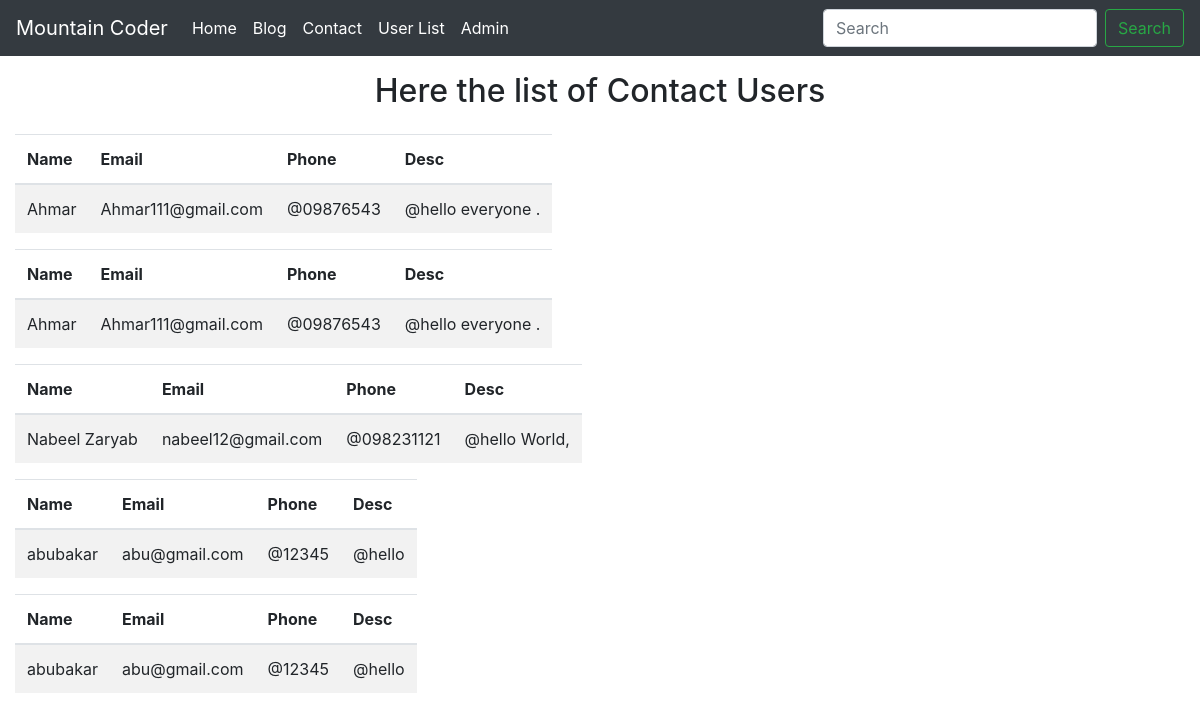
The page /user/ on the database its author committed.
### blog/models.py (models this page shows)
class Contact(models.Model):
    name = models.CharField(max_length= 25)
    email = models.EmailField()
    phone = models.CharField(max_length=100)
    desc = models.TextField()

### blog/views.py (the view)
# urls.py: path('user/', views.user, name='user'),
def user(request):
    contacts = Contact.objects.all()
    context = {'users': contacts}
    return render(request, 'userData.html',context)

### templates/userData.html
{% extends 'base.html' %}
{% block body%}
<h2 class="text-center px-3 py-3">Here the list of Contact Users </h2>
<div class=" container-fluid">
    {% for contact in users %}
        <table class="table table-striped table-responsive">
  <thead class="">
    <tr >
      <th scope="col">Name</th>
      <th scope="col">Email</th>
      <th scope="col">Phone</th>
        <th scope="col">Desc</th>
    </tr>
  </thead>
  <tbody>
    <tr>
      <td>{{contact.name }}</td>
      <td>{{contact.email }}</td>
      <td>@{{contact.phone }}</td>
      <td>@{{contact.desc }}</td>
  </tbody>
</table>
    {% endfor %}
</div>
{% endblock body %}

### templates/base.html (shortened to what this page needs)
{% load static %}
<!doctype html>
<html lang="en">
  <head>
<link rel="stylesheet" href="{% static 'css/main.css' %}">
    <link rel="stylesheet" href="https://cdn.jsdelivr.net/npm/bootstrap@4.6.2/dist/css/bootstrap.min.css">
  </head>
  <body>
    <nav class="navbar navbar-expand-lg navbar-light bg-dark ">
  <a class="navbar-brand text-white" href="#">Mountain Coder</a>
  <div class="collapse navbar-collapse" id="navbarSupportedContent">
    <ul class="navbar-nav mr-auto">
      <li class="nav-item active">
        <a class="nav-link text-white" href="/">Home <span class="sr-only">(current)</span></a>
      </li>
      <li class="nav-item">
        <a class="nav-link text-white" href="/bloghome/">Blog</a>
      </li>
        <li class="nav-item active">
        <a class="nav-link text-white" href="/contact/">Contact <span class="sr-only">(current)</span></a>
      </li>
         <li class="nav-item active">
        <a class="nav-link text-white" href="/user/">User List <span class="sr-only">(current)</span></a>
      </li>
              <li class="nav-item">
        <a class="nav-link text-white" href="/admin">Admin</a>
      </li>
    </ul>
    <form method="get" action="/search/" class="form-inline my-2 my-lg-0">
      <input class="form-control mr-sm-2" type="search" placeholder="Search" aria-label="Search">
      <button class="btn btn-outline-success my-2 my-sm-0" type="submit">Search</button>
    </form>
  </div>
</nav>
     {% block body %}
  {% endblock body %}
  </body>
</html>

### rows shown on the page
Contact: name "Ahmar", email "Ahmar111@gmail.com", phone "09876543", desc "hello everyone ."
Contact: name "Ahmar", email "Ahmar111@gmail.com", phone "09876543", desc "hello everyone ."
Contact: name "Nabeel Zaryab", email "nabeel12@gmail.com", phone "098231121", desc "hello World,"
Contact: name "abubakar", email "abu@gmail.com", phone "12345", desc "hello"
Contact: name "abubakar", email "abu@gmail.com", phone "12345", desc "hello"
